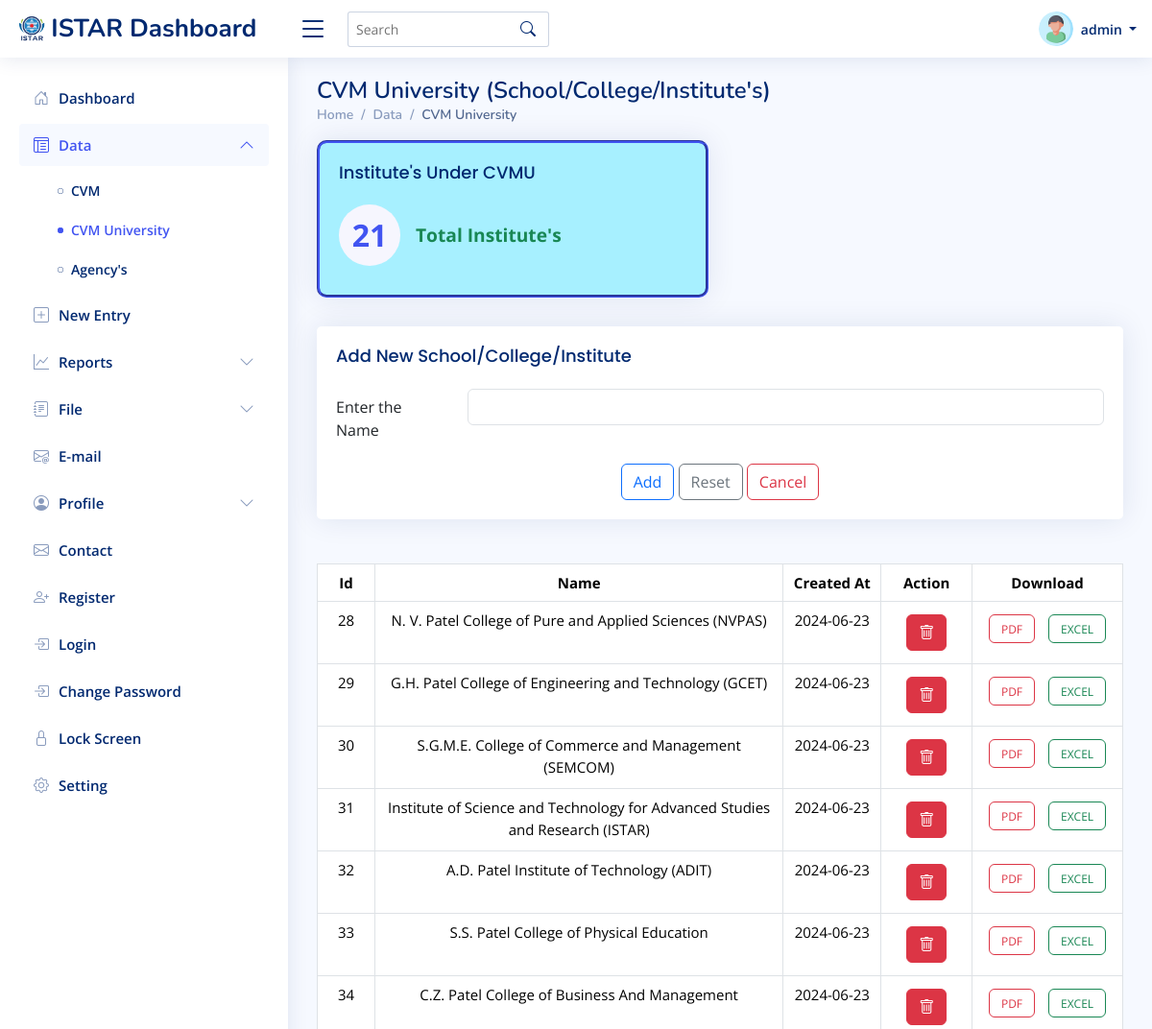
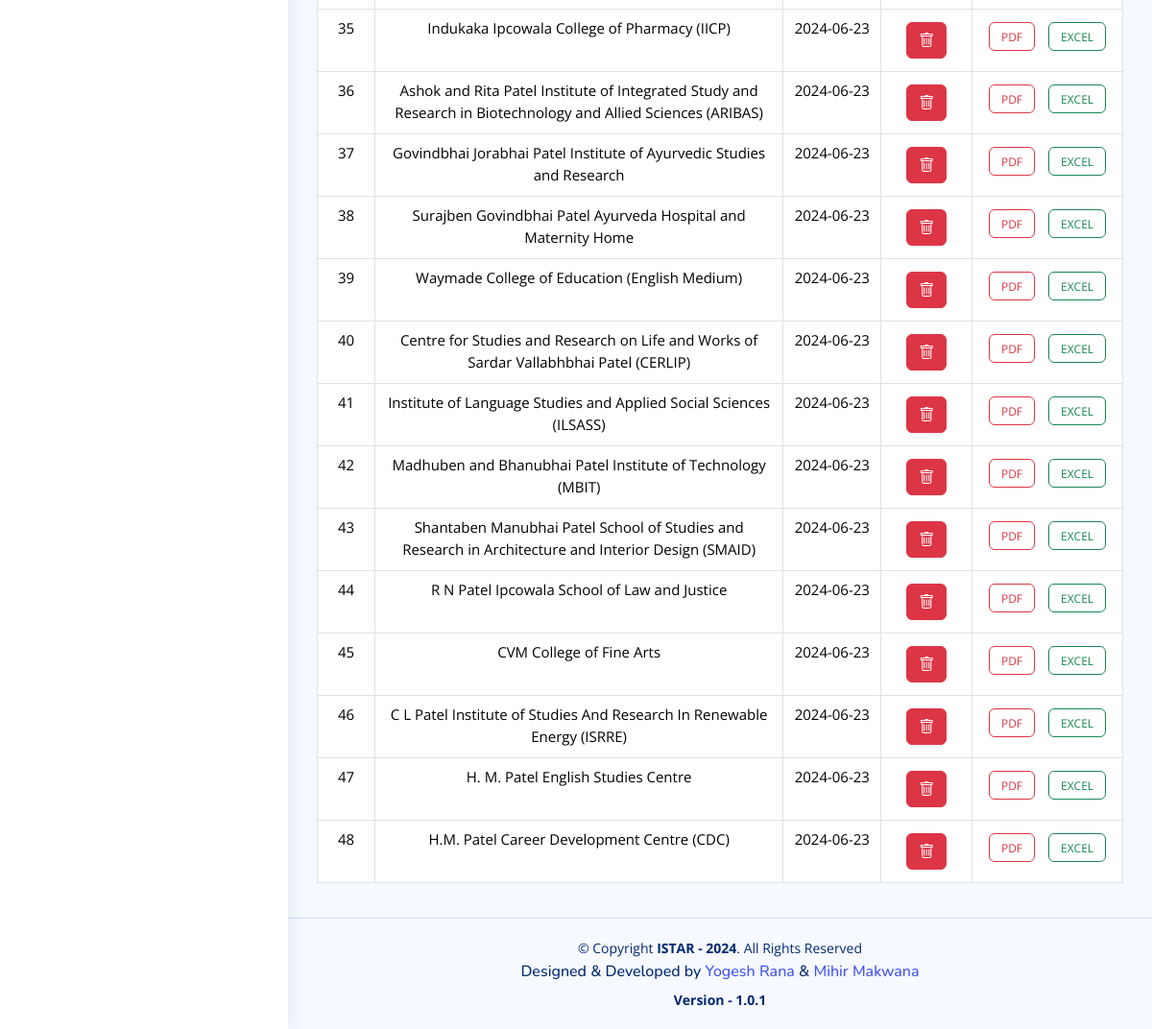
Page /cvmu.php (signed in) on the earlier database version (2 pictures, top to bottom).
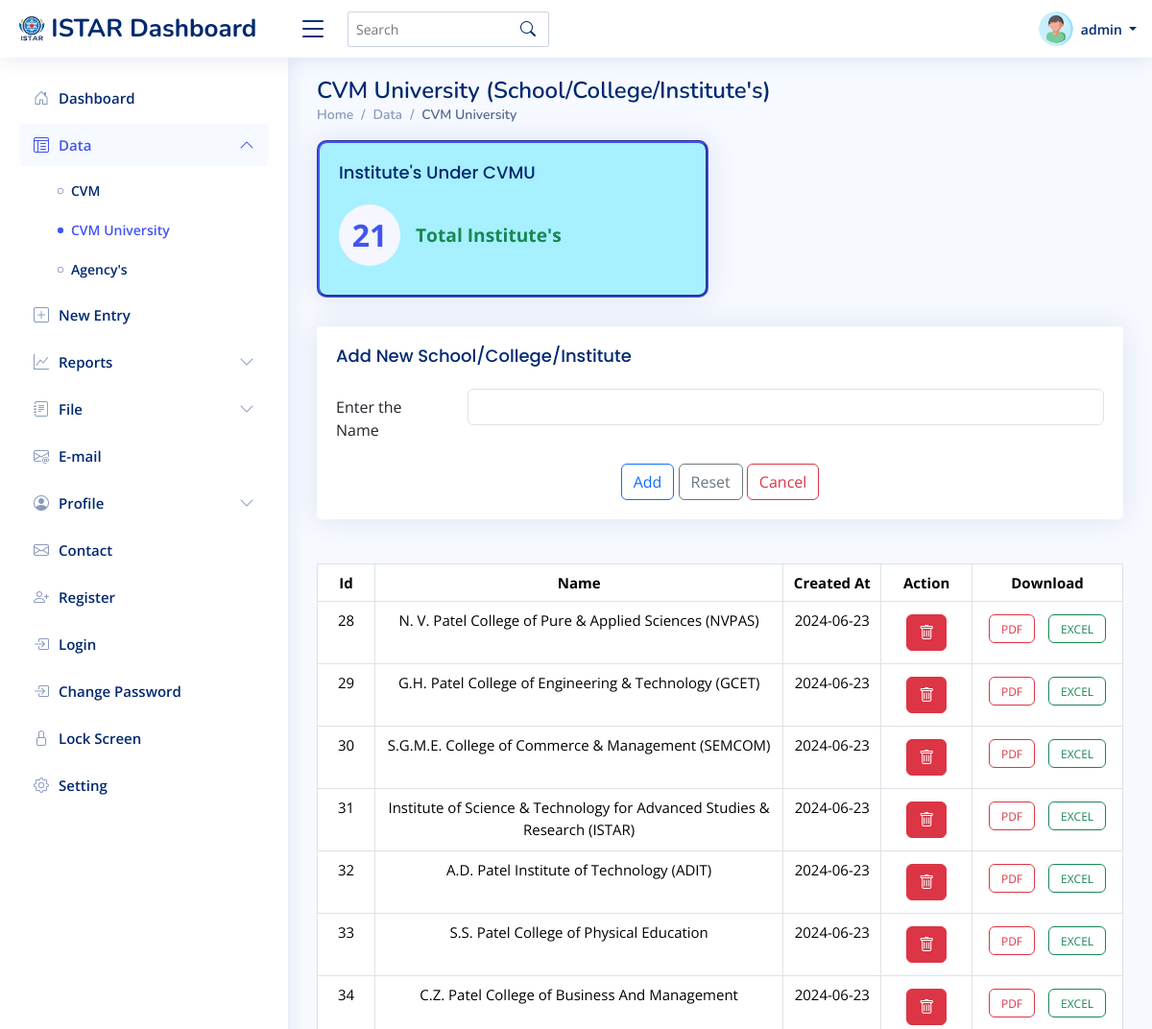
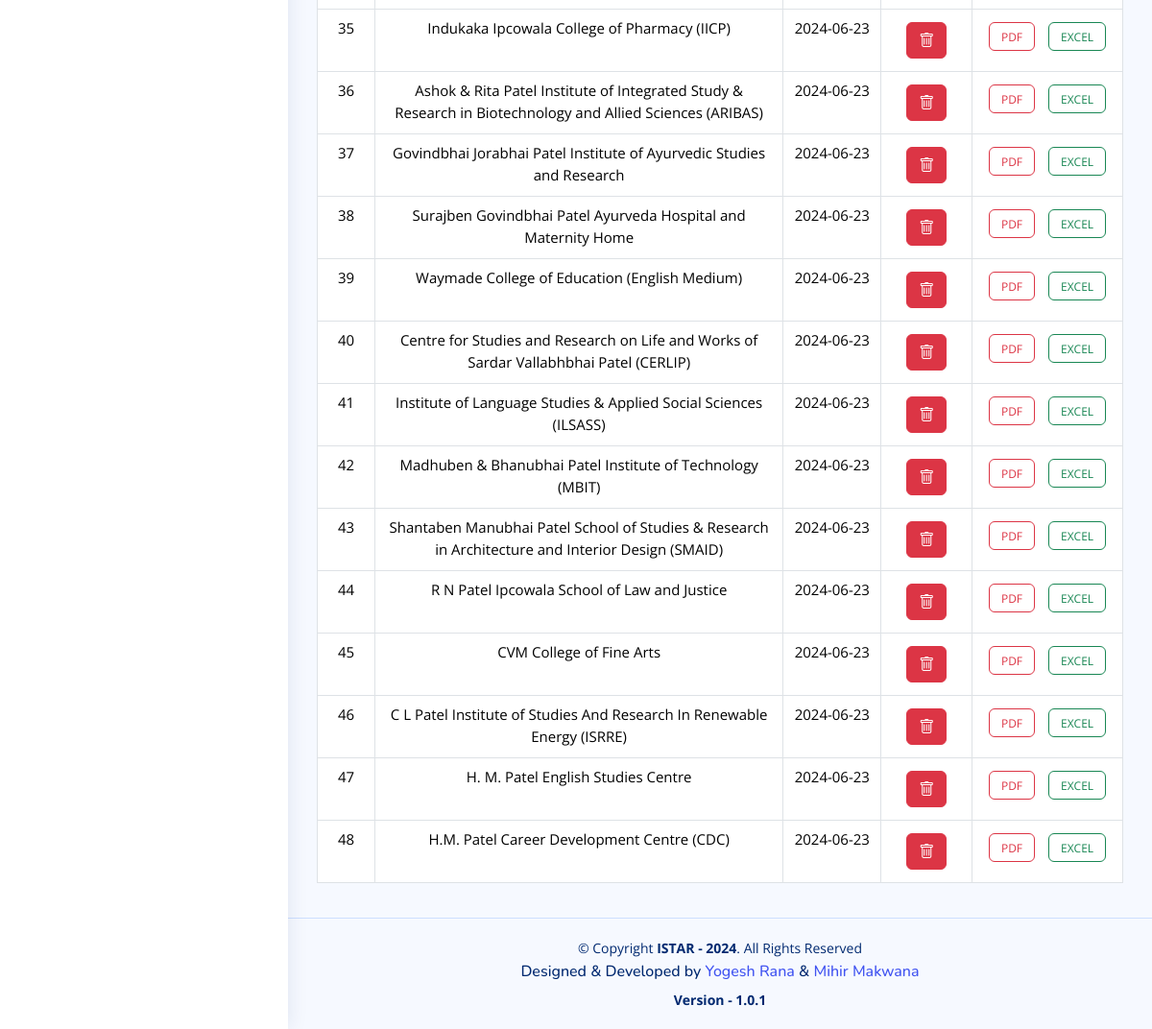
Same page on the later database version (2 pictures, top to bottom).
### tables this page shows
CREATE TABLE `institutes` (
  `id` int(11) NOT NULL,
  `name` varchar(255) NOT NULL,
  `organization_id` int(11) DEFAULT NULL,
  `created_at` date NOT NULL DEFAULT current_timestamp(),
  `organization_name` varchar(255) DEFAULT NULL
);

### cvmu.php (the view, shortened to what the changed rows need)
<!DOCTYPE html>
<html lang="en">
<head>
  <link href="assets/vendor/bootstrap/css/bootstrap.min.css" rel="stylesheet">
  <link href="assets/vendor/bootstrap-icons/bootstrap-icons.css" rel="stylesheet">
  <link href="assets/vendor/boxicons/css/boxicons.min.css" rel="stylesheet">
  <link href="assets/vendor/quill/quill.snow.css" rel="stylesheet">
  <link href="assets/vendor/quill/quill.bubble.css" rel="stylesheet">
  <link href="assets/vendor/remixicon/remixicon.css" rel="stylesheet">
  <link href="assets/vendor/simple-datatables/style.css" rel="stylesheet">
  <link href="assets/css/style.css" rel="stylesheet">
</head>
<body>
  <main id="main" class="main">
    <div class="pagetitle">
      <h1>CVM University (School/College/Institute's) </h1>
    </div>
    <section>
      <div class="row">
        <div class="col-sm-12">
          <table class="table table-hover mt-3 text-center table-bordered" id="datatbl" style="font-size: 15px;">
            <thead>
              <tr>
                <th>Id</th>
                <th>Name</th>
                <th>Created At</th>
                <th>Action</th>
                <th>Download</th>
              </tr>
            </thead>
            <tbody id="data">
              <?php
              include "./PHP/connection.php";
              $sql = "SELECT * FROM institutes where organization_id=2";
              $result = $conn->query($sql);
              if ($result->num_rows > 0) {
                while ($row = $result->fetch_assoc()) {
                  $delete = "delete_cvmu.php?id=" . $row["id"];
                  echo "<tr>
                                    <td width='2%'>" . $row["id"] . "</td>
                                    <td width='20%'>" . $row["name"] . "</td>
                                    <td width='2%'>" . $row["created_at"] . "</td>
                                    <td width='2%'>
                                        <a href='$delete' class='btn btn-danger'><i class='bi bi-trash'></i></a>
                                    </td>
                                    <td width='5%'>
                                        <a href='#' class='btn btn-outline-danger' role='button' style='height: 30px;font-size: 12px;'>PDF</a>
                                        <a href='#' class='btn btn-outline-success' role='button' style='height: 30px;font-size: 12px;'>EXCEL</a>
                                    </td>
                                </tr>";
                }
              } else {
                echo "No data found.";
              }
              ?>
            </tbody>
          </table>
        </div>
      </div>
    </section>
  </main>
  <?php require "./PHP/footer.php" ?>
</body>
</html>

Differences in the rows shown:
changed institutes id 28: name "N. V. Patel College of Pure and Applied Sciences (NVPAS)" → "N. V. Patel College of Pure & Applied Sciences (NVPAS)"
changed institutes id 29: name "G.H. Patel College of Engineering and Technology (GCET)" → "G.H. Patel College of Engineering & Technology (GCET)"
changed institutes id 30: name "S.G.M.E. College of Commerce and Management (SEMCOM)" → "S.G.M.E. College of Commerce & Management (SEMCOM)"
changed institutes id 31: name "Institute of Science and Technology for Advanced Studies and Research (ISTAR)" → "Institute of Science & Technology for Advanced Studies & Research (ISTAR)"
changed institutes id 36: name "Ashok and Rita Patel Institute of Integrated Study and Research in Biotechnology and Allied Sciences (ARIBAS)" → "Ashok & Rita Patel Institute of Integrated Study & Research in Biotechnology and Allied Sciences (ARIBAS)"
changed institutes id 41: name "Institute of Language Studies and Applied Social Sciences (ILSASS)" → "Institute of Language Studies & Applied Social Sciences (ILSASS)"
changed institutes id 42: name "Madhuben and Bhanubhai Patel Institute of Technology (MBIT)" → "Madhuben & Bhanubhai Patel Institute of Technology (MBIT)"
changed institutes id 43: name "Shantaben Manubhai Patel School of Studies and Research in Architecture and Interior Design (SMAID)" → "Shantaben Manubhai Patel School of Studies & Research in Architecture and Interior Design (SMAID)"
